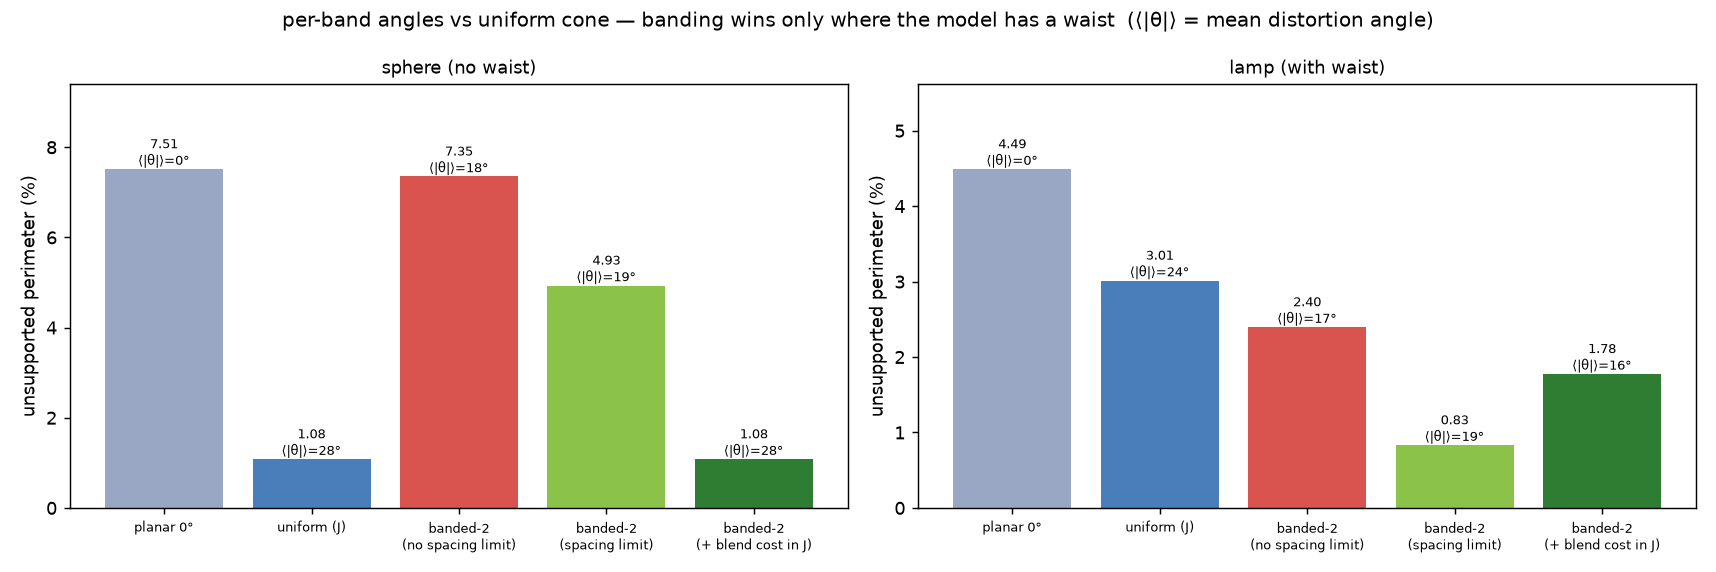

Reproduce this figure in Python.
"""
compare_waist.py — 핵심 실험: 부위별 각도(밴드)가 균일 원뿔을 언제 이기는가.

우리 연구 논지는 "모델을 높이 구간으로 나눠 구간마다 최적 각도를 주면 균일
원뿔(RotBot식)보다 낫다"였다. 툴패스 검사기로 실제로 재보니 **조건부로만 참**이다.

    각도를 바꾸려면 블렌드(전이 구간)가 필요하고, 층간격 제약 때문에 그 폭은
        w ≥ r_b · |Δtanθ| / (limit − 1)          (conical/profile.py 유도)
    로 '그 높이의 반경 r_b' 에 비례한다. 즉 **각도 변경의 가격은 그 높이가
    얼마나 뚱뚱한가로 정해진다.** 어디나 뚱뚱한 모델(구)은 블렌드가 모델 높이의
    70% 이상을 잡아먹어 밴드가 손해고, '허리'가 있는 모델(램프)은 목에서 싸게
    각도를 바꿀 수 있어 밴드가 이긴다.

이 스크립트는 두 모델 × 여러 전략을 돌려 그 표를 만든다.

    python3 compare_waist.py            # 구(허리 없음) + 램프(허리 있음)

⚠ 보고 지표는 '페리미터 미지지 %' 다. 전체 미지지 %는 희소 인필(레이어마다
  0/90° 교차 → 원래 브리징)에 지배당해 표면 지지를 가린다 — 이 사실 자체가
  검사기가 잡아낸 측정 결함이었다(docs/verification.md).
"""

import math
import sys
import time

import numpy as np
import trimesh
import matplotlib
matplotlib.use("Agg")
import matplotlib.pyplot as plt

from conical.meshio import center_on_axis, RadiusProfile
from conical.transform import transform_cone, transform_cone_profile
from conical.planar_slicer import slice_mesh
from conical.backtransform import backtransform
from conical.profile import AngleProfile
from conical.varangle import select_banded, select_banded_j
from conical.selector import select_cone
from conical.toolpath import sample_extrusions, check_support
from conical.config import MAX_SPACING_FACTOR, BLEND_SHIFT_RATIO, DEFAULT_K

LAYER_H = 0.4


def waisted_model():
    """구 + 가는 목(r=2) + 위로 벌어지는 형상. '허리가 있는' 대조 모델."""
    R, ZC = 8.0, 8.0
    t_end = math.pi - math.asin(2.0 / R)          # 구를 r=2 되는 윗지점까지
    pts = [(R * math.sin(t), ZC - R * math.cos(t))
           for t in np.linspace(0, t_end, 60)]
    z_neck = pts[-1][1]
    pts += [(2.0, z) for z in np.linspace(z_neck, 20.0, 8)[1:]]
    pts += [(r, z) for r, z in zip(np.linspace(2.0, 7.0, 12)[1:],
                                   np.linspace(20.0, 30.0, 12)[1:])]
    pts += [(0.0, 30.0)]
    m = trimesh.creation.revolve(np.array(pts), sections=64)
    m.merge_vertices()
    m.fix_normals()
    return center_on_axis(m)


def mean_abs_angle(mesh, spec):
    """면적가중 평균 |θ| (왜곡 비용 축). 고정각이면 그 각도 그대로."""
    if not isinstance(spec, AngleProfile):
        return abs(float(spec))
    areas = mesh.area_faces
    fz = mesh.vertices[mesh.faces].mean(axis=1)[:, 2]
    return float((np.abs(spec.theta_at(fz)) * areas).sum() / areas.sum())


def run_pipeline(mesh, angle_or_profile, direction="outward"):
    """파이프라인 1회 → (페리미터 미지지 %, 전체 미지지 %, 인필 미지지 %)."""
    if isinstance(angle_or_profile, AngleProfile):
        v = transform_cone_profile(mesh.vertices, angle_or_profile, direction)
    elif angle_or_profile > 0:
        v = transform_cone(mesh.vertices, angle_or_profile, direction)
    else:
        v = mesh.vertices
    warped = trimesh.Trimesh(vertices=v, faces=mesh.faces, process=False)
    items = slice_mesh(warped, layer_height=LAYER_H)
    real, _ = backtransform(items, angle_or_profile, direction)
    pts, mid, w, kinds = sample_extrusions(real, return_types=True)
    sup, st = check_support(pts, mid, w, layer_height=LAYER_H)

    def pct(mask):
        tot = w[mask].sum()
        return (w[mask & ~sup].sum() / tot * 100.0) if tot > 0 else float("nan")

    return pct(kinds == 0), st["unsupported_pct"], pct(kinds == 1)


def strategies(mesh, k=DEFAULT_K):
    """이 모델에 대해 비교할 전략들 → [(이름, 각도 or 프로필, 메모)]."""
    r_max = float(np.hypot(mesh.vertices[:, 0], mesh.vertices[:, 1]).max())
    rp = RadiusProfile(mesh)
    h = mesh.bounds[1][2] - mesh.bounds[0][2]

    best, _ = select_cone(mesh, k, verbose=False)
    banded = select_banded(mesh, k, 2)

    old = AngleProfile.from_banded_result(banded, r_max)            # 층간격 제약 없음
    new = AngleProfile.from_banded_result(
        banded, r_max, radius_profile=rp, spacing_limit=MAX_SPACING_FACTOR,
        max_shift=BLEND_SHIFT_RATIO * h)
    jr = select_banded_j(mesh, k, 2, r_max, rp, MAX_SPACING_FACTOR)

    def blend_note(p):
        iv = p.blend_intervals()
        if not iv:
            return "블렌드 없음(균일로 수렴)"
        (a, b), = iv
        return (f"블렌드 {b-a:.1f}mm, 배율 "
                f"{p.max_spacing_factor(r_max, 'outward', rp):.2f}배")

    return [
        ("평면 (0°)", 0.0, "기준선"),
        (f"균일 {best['angle']:.0f}° (J 자동)", float(best["angle"]),
         f"RotBot식 균일 원뿔, k={k}"),
        ("밴드2 (층간격 제약 없음)", old,
         f"블렌드 {old.blend_intervals()[0][1]-old.blend_intervals()[0][0]:.1f}mm, "
         f"배율 {old.max_spacing_factor(r_max, 'outward', rp):.1f}배"),
        ("밴드2 (층간격 제약)", new,
         blend_note(new) + (f"; {new.notes[0]}" if new.notes else "")),
        ("밴드2 (제약 + J에 블렌드비용)", jr["profile_obj"],
         f"각도 {jr['thetas']}, " + blend_note(jr["profile_obj"])),
    ], rp


def main():
    models = [("구 (허리 없음)",
               center_on_axis(trimesh.creation.icosphere(subdivisions=3, radius=10.0))),
              ("램프 (허리 있음)", waisted_model())]
    if len(sys.argv) > 1:
        models = [(sys.argv[1], center_on_axis(trimesh.load(sys.argv[1], force="mesh")))]

    results = {}
    for name, mesh in models:
        rp = RadiusProfile(mesh)
        print("=" * 74)
        print(f"[{name}]  면 {len(mesh.faces):,}  높이 {mesh.bounds[1][2]:.1f}mm  "
              f"최대반경 {rp.global_max:.1f}mm")
        rows = []
        strats, _ = strategies(mesh)
        for label, spec, note in strats:
            t0 = time.time()
            peri, total, fill = run_pipeline(mesh, spec)
            ma = mean_abs_angle(mesh, spec)
            rows.append((label, peri, total, fill, note, ma))
            print(f"  {label:<28} 페리미터 {peri:6.2f}%   평균|θ| {ma:5.1f}°   "
                  f"전체 {total:6.2f}%   ({time.time()-t0:.0f}s)")
            print(f"  {'':<28} └ {note}")
        results[name] = rows

    # 그림: 모델별 페리미터 미지지 막대 (시스템에 한글 폰트가 없어 라벨은 영문 —
    # 저장소의 다른 PNG 들과 같은 관례)
    en = ["planar 0°", "uniform (J)", "banded-2\n(no spacing limit)",
          "banded-2\n(spacing limit)", "banded-2\n(+ blend cost in J)"]
    fig, axes = plt.subplots(1, len(results), figsize=(6.6 * len(results), 4.4))
    axes = np.atleast_1d(axes)
    for ax, (name, rows) in zip(axes, results.items()):
        vals = [r[1] for r in rows]
        angs = [r[5] for r in rows]
        colors = ["#9aa7c4", "#4a7ebb", "#d9534f", "#8bc34a", "#2e7d32"][:len(rows)]
        ax.bar(range(len(vals)), vals, color=colors)
        ax.set_xticks(range(len(vals)))
        ax.set_xticklabels(en[:len(vals)], fontsize=7)
        ax.set_ylabel("unsupported perimeter (%)")
        ax.set_title("sphere (no waist)" if "구" in name else "lamp (with waist)",
                     fontsize=10)
        for i, (v, a) in enumerate(zip(vals, angs)):
            ax.text(i, v, f"{v:.2f}\n⟨|θ|⟩={a:.0f}°", ha="center", va="bottom",
                    fontsize=7)
        ax.set_ylim(0, max(vals) * 1.25)
    fig.suptitle("per-band angles vs uniform cone — banding wins only where the "
                 "model has a waist  (⟨|θ|⟩ = mean distortion angle)", fontsize=11)
    fig.tight_layout()
    fig.savefig("compare_waist.png", dpi=130)
    print("\n그림 저장: compare_waist.png")
    print("⚠ 시뮬레이션 경향이며 실물 출력 검증 전 — '증명'이 아니다.")
    return 0


if __name__ == "__main__":
    raise SystemExit(main())
